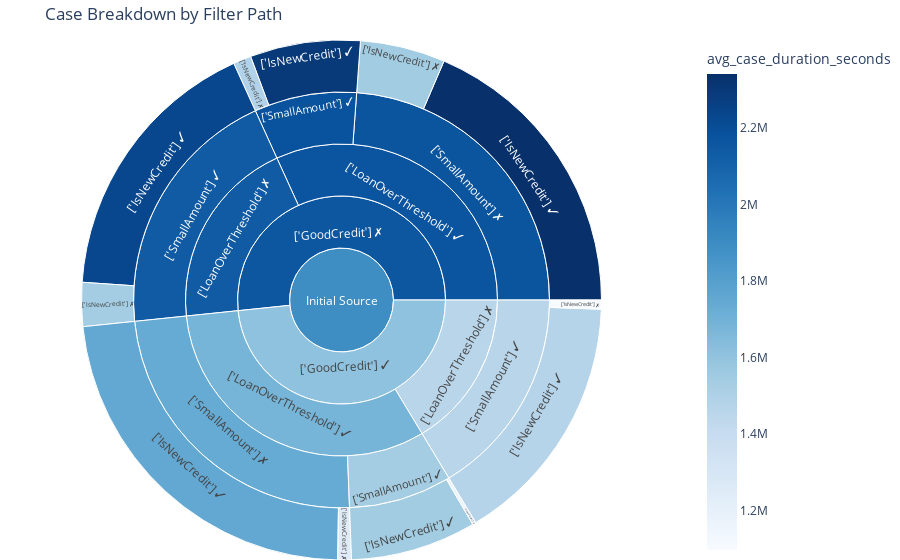

Notebook source saved alongside this figure:
### Code cell
import plotly.express as px

fig = px.sunburst(
    sunburst_df,
    path=[col for col in sunburst_df.columns if col.startswith("Level")],
    values='num_cases',
    color='avg_case_duration_seconds',
    color_continuous_scale='Blues',
    title='Case Breakdown by Filter Path'
)
fig.update_layout(margin=dict(t=40, l=0, r=0, b=0))
fig.show()

### Figure 1 — Plotly figure (JSON) as saved in the notebook; plotly's stock layout.template omitted (floating-point values rounded to 4 significant figures)
{"data": [{"branchvalues": "total", "customdata": [[1549000.0], [1171000.0], [1755000.0], [1245000.0], [1472000.0], [1098000.0], [2294000.0], [1491000.0], [2341000.0], [1548000.0], [2231000.0], [1539000.0], [1539000.0], [1737000.0], [1459000.0], [2182000.0], [2165000.0], [2136000.0], [1687000.0], [1459000.0], [2169000.0], [2136000.0], [1610000.0], [2156000.0], [1892000.0]], "domain": {"x": [0, 1], "y": [0, 1]}, "hovertemplate": "labels=%{label}<br>num_cases=%{value}<br>parent=%{parent}<br>id=%{id}<br>avg_case_duration_seconds=%{color}<extra></extra>", "ids": ["Initial Source/['GoodCredit'] ✓/['LoanOverThreshold'] ✓/['SmallAmount'] ✓/['IsNewCredit'] ✓", "Initial Source/['GoodCredit'] ✓/['LoanOverThreshold'] ✓/['SmallAmount'] ✓/['IsNewCredit'] ✗", "Initial Source/['GoodCredit'] ✓/['LoanOverThreshold'] ✓/['SmallAmount'] ✗/['IsNewCredit'] ✓", "Initial Source/['GoodCredit'] ✓/['LoanOverThreshold'] ✓/['SmallAmount'] ✗/['IsNewCredit'] ✗", "Initial Source/['GoodCredit'] ✓/['LoanOverThreshold'] ✗/['SmallAmount'] ✓/['IsNewCredit'] ✓", "Initial Source/['GoodCredit'] ✓/['LoanOverThreshold'] ✗/['SmallAmount'] ✓/['IsNewCredit'] ✗", "Initial Source/['GoodCredit'] ✗/['LoanOverThreshold'] ✓/['SmallAmount'] ✓/['IsNewCredit'] ✓", "Initial Source/['GoodCredit'] ✗/['LoanOverThreshold'] ✓/['SmallAmount'] ✓/['IsNewCredit'] ✗", "Initial Source/['GoodCredit'] ✗/['LoanOverThreshold'] ✓/['SmallAmount'] ✗/['IsNewCredit'] ✓", "Initial Source/['GoodCredit'] ✗/['LoanOverThreshold'] ✓/['SmallAmount'] ✗/['IsNewCredit'] ✗", "Initial Source/['GoodCredit'] ✗/['LoanOverThreshold'] ✗/['SmallAmount'] ✓/['IsNewCredit'] ✓", "Initial Source/['GoodCredit'] ✗/['LoanOverThreshold'] ✗/['SmallAmount'] ✓/['IsNewCredit'] ✗", "Initial Source/['GoodCredit'] ✓/['LoanOverThreshold'] ✓/['SmallAmount'] ✓", "Initial Source/['GoodCredit'] ✓/['LoanOverThreshold'] ✓/['SmallAmount'] ✗", "Initial Source/['GoodCredit'] ✓/['LoanOverThreshold'] ✗/['SmallAmount'] ✓", "Initial Source/['GoodCredit'] ✗/['LoanOverThreshold'] ✓/['SmallAmount'] ✓", "Initial Source/['GoodCredit'] ✗/['LoanOverThreshold'] ✓/['SmallAmount'] ✗", "Initial Source/['GoodCredit'] ✗/['LoanOverThreshold'] ✗/['SmallAmount'] ✓", "Initial Source/['GoodCredit'] ✓/['LoanOverThreshold'] ✓", "Initial Source/['GoodCredit'] ✓/['LoanOverThreshold'] ✗", "Initial Source/['GoodCredit'] ✗/['LoanOverThreshold'] ✓", "Initial Source/['GoodCredit'] ✗/['LoanOverThreshold'] ✗", "Initial Source/['GoodCredit'] ✓", "Initial Source/['GoodCredit'] ✗", "Initial Source"], "labels": ["['IsNewCredit'] ✓", "['IsNewCredit'] ✗", "['IsNewCredit'] ✓", "['IsNewCredit'] ✗", "['IsNewCredit'] ✓", "['IsNewCredit'] ✗", "['IsNewCredit'] ✓", "['IsNewCredit'] ✗", "['IsNewCredit'] ✓", "['IsNewCredit'] ✗", "['IsNewCredit'] ✓", "['IsNewCredit'] ✗", "['SmallAmount'] ✓", "['SmallAmount'] ✗", "['SmallAmount'] ✓", "['SmallAmount'] ✓", "['SmallAmount'] ✗", "['SmallAmount'] ✓", "['LoanOverThreshold'] ✓", "['LoanOverThreshold'] ✗", "['LoanOverThreshold'] ✓", "['LoanOverThreshold'] ✗", "['GoodCredit'] ✓", "['GoodCredit'] ✗", "Initial Source"], "marker": {"coloraxis": "coloraxis", "colors": [1549000.0, 1171000.0, 1755000.0, 1245000.0, 1472000.0, 1098000.0, 2294000.0, 1491000.0, 2341000.0, 1548000.0, 2231000.0, 1539000.0, 1539000.0, 1737000.0, 1459000.0, 2182000.0, 2165000.0, 2136000.0, 1687000.0, 1459000.0, 2169000.0, 2136000.0, 1610000.0, 2156000.0, 1892000.0]}, "name": "", "parents": ["Initial Source/['GoodCredit'] ✓/['LoanOverThreshold'] ✓/['SmallAmount'] ✓", "Initial Source/['GoodCredit'] ✓/['LoanOverThreshold'] ✓/['SmallAmount'] ✓", "Initial Source/['GoodCredit'] ✓/['LoanOverThreshold'] ✓/['SmallAmount'] ✗", "Initial Source/['GoodCredit'] ✓/['LoanOverThreshold'] ✓/['SmallAmount'] ✗", "Initial Source/['GoodCredit'] ✓/['LoanOverThreshold'] ✗/['SmallAmount'] ✓", "Initial Source/['GoodCredit'] ✓/['LoanOverThreshold'] ✗/['SmallAmount'] ✓", "Initial Source/['GoodCredit'] ✗/['LoanOverThreshold'] ✓/['SmallAmount'] ✓", "Initial Source/['GoodCredit'] ✗/['LoanOverThreshold'] ✓/['SmallAmount'] ✓", "Initial Source/['GoodCredit'] ✗/['LoanOverThreshold'] ✓/['SmallAmount'] ✗", "Initial Source/['GoodCredit'] ✗/['LoanOverThreshold'] ✓/['SmallAmount'] ✗", "Initial Source/['GoodCredit'] ✗/['LoanOverThreshold'] ✗/['SmallAmount'] ✓", "Initial Source/['GoodCredit'] ✗/['LoanOverThreshold'] ✗/['SmallAmount'] ✓", "Initial Source/['GoodCredit'] ✓/['LoanOverThreshold'] ✓", "Initial Source/['GoodCredit'] ✓/['LoanOverThreshold'] ✓", "Initial Source/['GoodCredit'] ✓/['LoanOverThreshold'] ✗", "Initial Source/['GoodCredit'] ✗/['LoanOverThreshold'] ✓", "Initial Source/['GoodCredit'] ✗/['LoanOverThreshold'] ✓", "Initial Source/['GoodCredit'] ✗/['LoanOverThreshold'] ✗", "Initial Source/['GoodCredit'] ✓", "Initial Source/['GoodCredit'] ✓", "Initial Source/['GoodCredit'] ✗", "Initial Source/['GoodCredit'] ✗", "Initial Source", "Initial Source", ""], "type": "sunburst", "values": [2461.0, 68.0, 7288.0, 267.0, 4976.0, 178.0, 2158.0, 351.0, 5845.0, 1666.0, 5392.0, 859.0, 2529.0, 7555.0, 5154.0, 2509.0, 7511.0, 6251.0, 10080.0, 5154.0, 10020.0, 6251.0, 15240.0, 16270.0, 31510.0]}], "layout": {"coloraxis": {"colorbar": {"title": {"text": "avg_case_duration_seconds"}}, "colorscale": [[0, "rgb(247,251,255)"], [0.125, "rgb(222,235,247)"], [0.25, "rgb(198,219,239)"], [0.375, "rgb(158,202,225)"], [0.5, "rgb(107,174,214)"], [0.625, "rgb(66,146,198)"], [0.75, "rgb(33,113,181)"], [0.875, "rgb(8,81,156)"], [1, "rgb(8,48,107)"]]}, "legend": {"tracegroupgap": 0}, "margin": {"b": 0, "l": 0, "r": 0, "t": 40}, "title": {"text": "Case Breakdown by Filter Path"}}}
